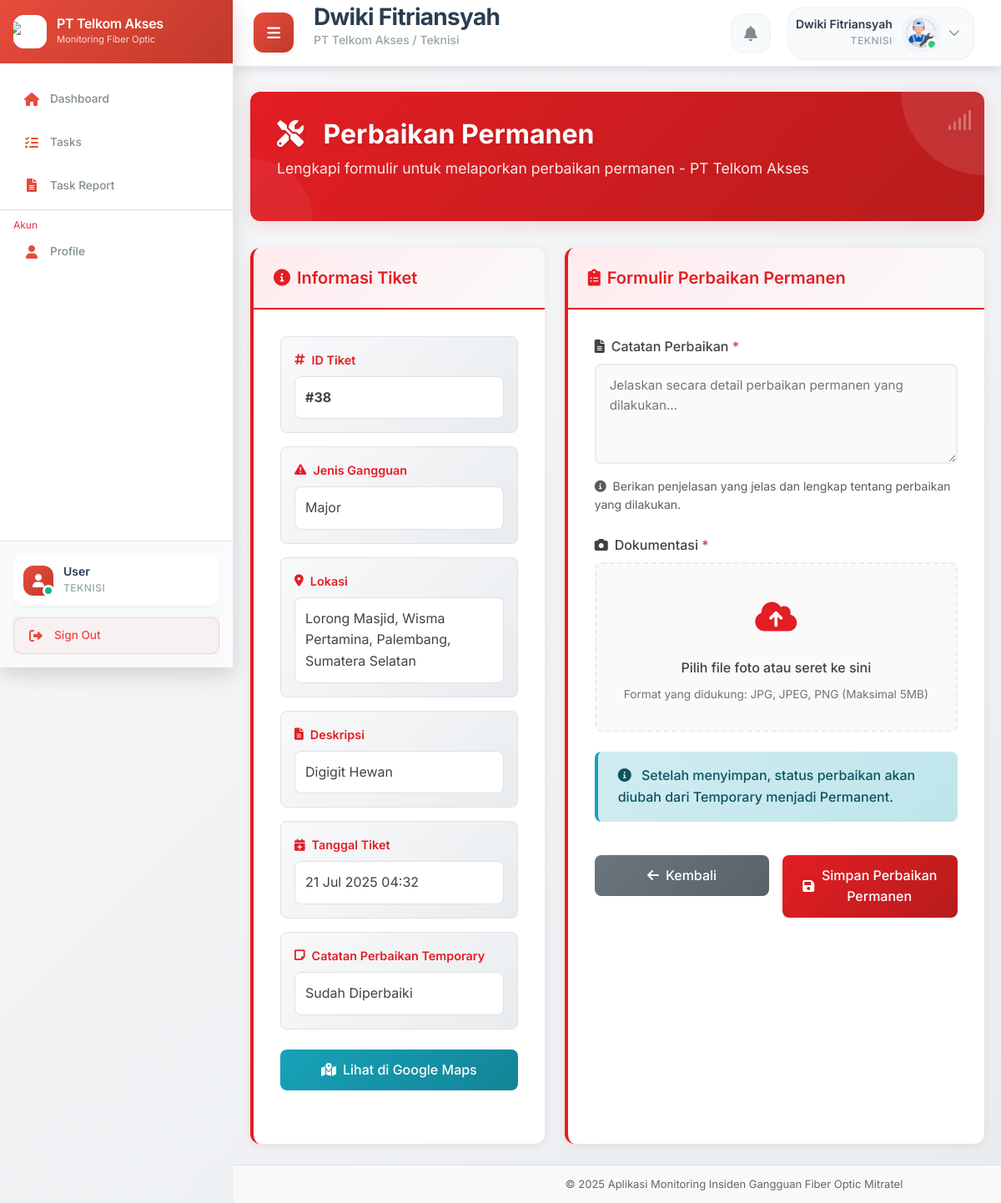
/create_permanent_repair.php?tiket_id=38&laporan_id=17 (signed in), run on the app's committed database.
### tables this page shows
CREATE TABLE `teknisi` (
  `id_teknisi` int(11) NOT NULL,
  `username` varchar(20) NOT NULL,
  `nama_lengkap` varchar(40) NOT NULL,
  `password` varchar(255) NOT NULL,
  `created_at` timestamp NOT NULL DEFAULT current_timestamp(),
  `telegram_chat_id` varchar(20) DEFAULT NULL,
  `foto` varchar(50) DEFAULT 'default-avatar.jpg'
);

CREATE TABLE `tiket` (
  `id_tiket` int(11) NOT NULL,
  `id_admin` int(11) NOT NULL,
  `id_lokasi` int(11) NOT NULL,
  `jenis_gangguan` varchar(20) NOT NULL,
  `deskripsi` text DEFAULT NULL,
  `status` enum('open','on progress','selesai') DEFAULT 'open',
  `created_at` timestamp NOT NULL DEFAULT current_timestamp()
);

CREATE TABLE `lokasi` (
  `id_lokasi` int(11) NOT NULL,
  `alamat` text NOT NULL,
  `latitude` decimal(10,8) NOT NULL,
  `longitude` decimal(11,8) NOT NULL
);

CREATE TABLE `laporan` (
  `id_laporan` int(11) NOT NULL,
  `id_tiket` int(11) NOT NULL,
  `id_teknisi` int(11) DEFAULT NULL,
  `jenis_perbaikan` enum('temporary','permanent') NOT NULL,
  `dokumentasi` text DEFAULT NULL,
  `catatan` text DEFAULT NULL,
  `selesai_pada` timestamp NOT NULL DEFAULT current_timestamp()
);

### create_permanent_repair.php (the view, shortened to what this page needs)
<?php
require '../../config/config.php';
$user_id = $_SESSION['user_id'];
$tiket_id = isset($_GET['tiket_id']) ? $_GET['tiket_id'] : null;
$laporan_id = isset($_GET['laporan_id']) ? $_GET['laporan_id'] : null;
$stmt = $pdo->prepare("
    SELECT t.*, l.alamat, l.latitude, l.longitude, r.jenis_perbaikan, r.catatan as catatan_lama
    FROM tiket t
    JOIN lokasi l ON t.id_lokasi = l.id_lokasi
    JOIN laporan r ON t.id_tiket = r.id_tiket
    JOIN penugasan p ON t.id_tiket = p.id_tiket
    WHERE t.id_tiket = ? AND r.id_laporan = ? AND p.id_teknisi = ? AND r.jenis_perbaikan = 'temporary'
");
$stmt->execute([$tiket_id, $laporan_id, $user_id]);
$data = $stmt->fetch();
?>
<!DOCTYPE html>
<html lang="id">
<head>
    <link rel="stylesheet" href="https://cdnjs.cloudflare.com/ajax/libs/font-awesome/6.0.0/css/all.min.css">
    <link rel="stylesheet" href="https://cdn.jsdelivr.net/npm/bootstrap@5.3.0/dist/css/bootstrap.min.css">
</head>
<body>
    <?php
        $userRole = 'teknisi';
        include('../../includes/sidebar.php');
    ?>
    <div class="content-wrapper">
        <?php include('../../includes/topbar.php'); ?>
        <?php showTopbar($userRole, $username); ?>
        <div class="permanent-main-content">
            <div class="permanent-header-section">
                <div class="permanent-telkom-logo">
                    <i class="fas fa-signal"></i>
                </div>
                <div class="permanent-header-content">
                    <h1 class="permanent-header-title">
                        <i class="fas fa-tools me-3"></i>
                        Perbaikan Permanen
                    </h1>
                    <p class="permanent-header-subtitle">
                        Lengkapi formulir untuk melaporkan perbaikan permanen - PT Telkom Akses
                    </p>
                </div>
            </div>
            <div class="row g-4">
                <div class="col-lg-5">
                    <div class="permanent-card h-100">
                        <div class="permanent-card-header">
                            <h5 class="permanent-card-title">
                                <i class="fas fa-info-circle"></i>
                                Informasi Tiket
                            </h5>
                        </div>
                        <div class="permanent-card-body">
                            <div class="permanent-info-grid">
                                <div class="permanent-info-item">
                                    <div class="permanent-info-label">
                                        <i class="fas fa-hashtag"></i>
                                        ID Tiket
                                    </div>
                                    <div class="permanent-info-value">
                                        <strong>#<?= $data['id_tiket'] ?></strong>
                                    </div>
                                </div>
                                <div class="permanent-info-item">
                                    <div class="permanent-info-label">
                                        <i class="fas fa-exclamation-triangle"></i>
                                        Jenis Gangguan
                                    </div>
                                    <div class="permanent-info-value">
                                        <?= htmlspecialchars($data['jenis_gangguan']) ?>
                                    </div>
                                </div>
                                <div class="permanent-info-item">
                                    <div class="permanent-info-label">
                                        <i class="fas fa-map-marker-alt"></i>
                                        Lokasi
                                    </div>
                                    <div class="permanent-info-value">
                                        <?= htmlspecialchars($data['alamat']) ?>
                                    </div>
                                </div>
                                <div class="permanent-info-item">
                                    <div class="permanent-info-label">
                                        <i class="fas fa-file-alt"></i>
                                        Deskripsi
                                    </div>
                                    <div class="permanent-info-value">
                                        <?= htmlspecialchars($data['deskripsi']) ?>
                                    </div>
                                </div>
                                <div class="permanent-info-item">
                                    <div class="permanent-info-label">
                                        <i class="fas fa-calendar-plus"></i>
                                        Tanggal Tiket
                                    </div>
                                    <div class="permanent-info-value">
                                        <?= date('d M Y H:i', strtotime($data['created_at'])) ?>
                                    </div>
                                </div>
                                <div class="permanent-info-item">
                                    <div class="permanent-info-label">
                                        <i class="fas fa-sticky-note"></i>
                                        Catatan Perbaikan Temporary
                                    </div>
                                    <div class="permanent-info-value">
                                        <?= htmlspecialchars($data['catatan_lama']) ?>
                                    </div>
                                </div>
                            </div>
                            <?php if(!empty($data['latitude']) && !empty($data['longitude'])): ?>
                                <a href="https://www.google.com/maps?q=<?= $data['latitude'] ?>,<?= $data['longitude'] ?>"
                                   class="permanent-btn permanent-btn-info" target="_blank">
                                    <i class="fas fa-map-marked-alt"></i>Lihat di Google Maps
                                </a>
                            <?php endif; ?>
                        </div>
                    </div>
                </div>
                <div class="col-lg-7">
                    <div class="permanent-card h-100">
                        <div class="permanent-card-header">
                            <h5 class="permanent-card-title">
                                <i class="fas fa-clipboard-list"></i>
                                Formulir Perbaikan Permanen
                            </h5>
                        </div>
                        <div class="permanent-card-body">
                            <form method="POST" enctype="multipart/form-data" id="permanentForm">
                                <div class="permanent-form-group">
                                    <label for="catatan" class="permanent-form-label">
                                        <i class="fas fa-file-alt me-2"></i>Catatan Perbaikan <span class="text-danger">*</span>
                                    </label>
                                    <textarea class="permanent-form-control permanent-form-textarea" id="catatan" name="catatan" required
                                        placeholder="Jelaskan secara detail perbaikan permanen yang dilakukan..."><?= isset($_POST['catatan']) ? htmlspecialchars($_POST['catatan']) : '' ?></textarea>
                                    <small class="text-muted mt-2 d-block">
                                        <i class="fas fa-info-circle me-1"></i>
                                        Berikan penjelasan yang jelas dan lengkap tentang perbaikan yang dilakukan.
                                    </small>
                                </div>
                                <div class="permanent-form-group">
                                    <label class="permanent-form-label">
                                        <i class="fas fa-camera me-2"></i>Dokumentasi <span class="text-danger">*</span>
                                    </label>
                                    <div class="permanent-file-upload">
                                        <label for="dokumentasi" class="permanent-file-upload-label">
                                            <div class="permanent-file-upload-icon">
                                                <i class="fas fa-cloud-upload-alt"></i>
                                            </div>
                                            <div class="permanent-file-upload-text">
                                                Pilih file foto atau seret ke sini
                                            </div>
                                            <div class="permanent-file-upload-info">
                                                Format yang didukung: JPG, JPEG, PNG (Maksimal 5MB)
                                            </div>
                                        </label>
                                    </div>
                                </div>
                                <div class="permanent-alert permanent-alert-info">
                                    <i class="fas fa-info-circle me-2"></i>
                                    Setelah menyimpan, status perbaikan akan diubah dari Temporary menjadi Permanent.
                                </div>
                                <div class="row g-3 mt-3">
                                    <div class="col-md-6">
                                        <a href="view_tiket.php" class="permanent-btn permanent-btn-secondary">
                                            <i class="fas fa-arrow-left"></i>Kembali
                                        </a>
                                    </div>
                                    <div class="col-md-6">
                                        <button type="submit" class="permanent-btn permanent-btn-primary">
                                            <i class="fas fa-save"></i>Simpan Perbaikan Permanen
                                        </button>
                                    </div>
                                </div>
                            </form>
                        </div>
                    </div>
                </div>
            </div>
        </div>
        <?php include('../../includes/footer2.php'); ?>
    </div>
</body>
</html>

### topbar.php (shortened to what this page needs)
<?php
function showTopbar($userRole, $username) {
    global $pdo;
    $user_id = $_SESSION['user_id'];
    $username = $_SESSION['username'];
    $role = $_SESSION['role'];
    $table = '';
    $id_field = '';
    if ($role === 'admin') {
        $table = 'admin';
        $id_field = 'id_admin';
    } elseif ($role === 'teknisi') {
        $table = 'teknisi';
        $id_field = 'id_teknisi';
    } elseif ($role === 'supervisor') {
        $table = 'supervisor';
        $id_field = 'id_supervisor';
    }
    $stmt = $pdo->prepare("SELECT foto, nama_lengkap FROM $table WHERE $id_field = ?");
    $stmt->execute([$user_id]);
    $user = $stmt->fetch();
    $foto_path = $user && $user['foto'] ? "../../uploads/users/" . htmlspecialchars($user['foto']) : "../../uploads/users/default-avatar.jpg";
    $nama_lengkap = $user && $user['nama_lengkap'] ? htmlspecialchars($user['nama_lengkap']) : htmlspecialchars($username);
?>
    <div class="topbar">
        <div class="topbar-left">
            <button id="desktopSidebarToggle" class="desktop-toggle-btn">
                <i class="fa fa-bars"></i>
            </button>
            <div class="page-title">
                <h2><?php echo $nama_lengkap; ?></h2>
                <span class="breadcrumb">PT Telkom Akses / <?php echo ucfirst($userRole); ?></span>
            </div>
        </div>
        <div class="topbar-right">
            <?php if($role === 'teknisi'): ?>
            <div class="notification-wrapper">
                <button class="notification-btn" id="notificationToggle" type="button">
                    <i class="fa fa-bell"></i>
                </button>
            </div>
            <?php endif; ?>
            <div class="user-profile" id="userProfile">
                <div class="user-info-text">
                    <span class="user-name"><?php echo $nama_lengkap; ?></span>
                    <span class="user-role"><?php echo ucfirst($userRole); ?></span>
                </div>
                <div class="user-avatar-topbar">
                    <img src="<?php echo $foto_path; ?>" alt="User Avatar"
                         onerror="this.src='../../uploads/users/default.svg';">
                    <div class="status-indicator online"></div>
                </div>
                <div class="dropdown-arrow">
                    <i class="fa fa-chevron-down"></i>
                </div>
            </div>
        </div>
    </div>
<?php
}
?>

### sidebar.php (style rules this page uses)
* { box-sizing: border-box; }
:root { --primary-color: #e74c3c; --primary-dark: #c0392b; --text-primary: #2c3e50; --text-secondary: #7f8c8d; --bg-primary: #ffffff; --bg-secondary: #f8fafc; --border-color: #e2e8f0; --shadow-sm: 0 2px 4px rgba(0,0,0,0.05); --shadow-md: 0 4px 12px rgba(0,0,0,0.1); --shadow-lg: 0 8px 20px rgba(0,0,0,0.12); --sidebar-width: 260px; --sidebar-collapsed: 70px; --transition: all 0.3s cubic-bezier(0.4, 0, 0.2, 1); }
body { margin: 0; padding: 0; font-family: 'Inter', sans-serif; }
.status-indicator { position: absolute; bottom: 1px; right: 1px; width: 10px; height: 10px; background: #10b981; border: 2px solid white; border-radius: 50%; }
.user-name { font-weight: 600; font-size: 0.8rem; color: var(--text-primary); line-height: 1.2; margin-bottom: 1px; white-space: nowrap; }
.user-role { font-size: 0.7rem; color: var(--text-secondary); text-transform: uppercase; letter-spacing: 0.3px; font-weight: 500; white-space: nowrap; }
.content-wrapper { margin-left: var(--sidebar-width); transition: var(--transition); min-height: 100vh; }

### footer2.php (style rules this page uses)
.content-wrapper { position: relative; min-height: 100vh; }

### data on the page
teknisi: nama_lengkap "Dwiki Fitriansyah", foto (picture)
tiket: id_tiket "38", jenis_gangguan "Major", id_lokasi.alamat "Lorong Masjid, Wisma Pertamina, Palembang, Sumatera Selatan", deskripsi "Digigit Hewan", created_at "21 Jul 2025 04:32", laporan.catatan "Sudah Diperbaiki"

### other printed values
$userRole "TEKNISI"
$userRole "Teknisi"
